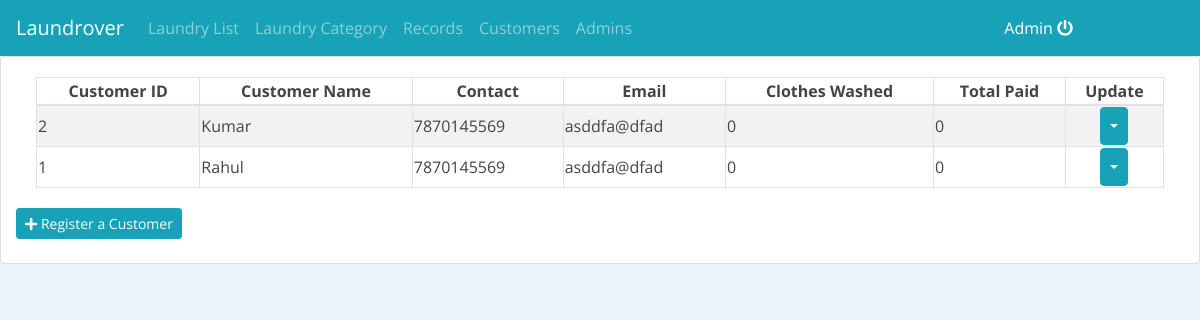
The page /index.php?page=customers (signed in) on the database its author committed.
### tables this page shows
CREATE TABLE `customers` (
  `id` int NOT NULL AUTO_INCREMENT,
  `name` varchar(200) NOT NULL,
  `contact` varchar(15) NOT NULL,
  `email` varchar(25) NOT NULL,
  `tot_clothes` int,
  `tot_paid` double,
  PRIMARY KEY(id)
);

### src/customers.php (the view, shortened to what this page needs)
<div class="container-fluid">
	<div class="row">
		<div class="card col-lg-12">
			<div class="card-body">
				<table class="table-striped table-bordered col-md-12">
			<thead>
				<tr>
					<th class="text-center">Customer ID</th>
					<th class="text-center">Customer Name</th>
					<th class="text-center">Contact</th>
					<th class="text-center">Email</th>
					<th class="text-center">Clothes Washed</th>
					<th class="text-center">Total Paid</th>
					<th class="text-center">Update</th>
				</tr>
			</thead>
			<tbody>
				<?php
 					include 'db_connect.php';
 					$users = $conn->query("SELECT * FROM customers order by name asc");
 					while($row= $users->fetch_assoc()):
				 ?>
				 <tr>
				 	<td>
				 		<?php echo $row['id'] ?>
				 	</td>
				 	<td>
				 		<?php echo $row['name'] ?>
				 	</td>
				 	<td>
				 		<?php echo $row['contact'] ?>
				 	</td>
				 	<td>
				 		<?php echo $row['email'] ?>
				 	</td>
				 	<td>
				 		<?php echo $row['tot_clothes'] ?>
				 	</td>
				 	<td>
				 		<?php echo $row['tot_paid'] ?>
				 	</td>
				 	<td>
				 		<center>
								<div class="btn-group">
								  <button type="button" class="btn btn-info dropdown-toggle dropdown-toggle-split" data-toggle="dropdown" aria-haspopup="true" aria-expanded="false">
								  </button>
								</div>
								</center>
				 	</td>
				 </tr>
				<?php endwhile; ?>
			</tbody>
		</table>
			</div>
			<div class="row">
			<div class="col-lg-12">
					<button class="btn btn-info float-left btn-sm" id="new_user"><i class="fa fa-plus"></i> Register a Customer</button>
			</div>
			</div>
			<br>
		</div>
	</div>
</div>

### src/assets/css/style.css (style rules this page uses)
body { font-family: "Open Sans", sans-serif; color: #444444; width: 100%; height: calc(100%); }

### src/index.php (style rules this page uses)
body { background: #Ecf3f9; }

### rows shown on the page
customers: id "2", name "Kumar", contact "7870145569", email "asddfa@dfad", tot_clothes "0", tot_paid "0"
customers: id "1", name "Rahul", contact "7870145569", email "asddfa@dfad", tot_clothes "0", tot_paid "0"

### other values the page prints
$_SESSION['login_name'] "Admin"
